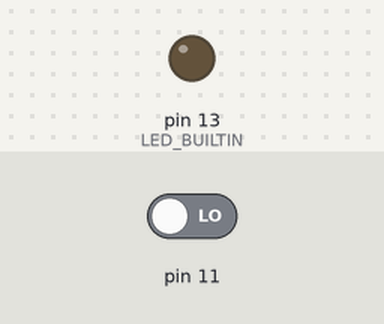
A sketch run on a simulated Arduino Uno, built with avr-gcc and run on an emulated ATmega328P. Shown: output pins drawn as LEDs (lit = HIGH). The inputs (shaded band) are chosen by the test bench; at power-on: pin 11 LOW.

Above: at 1.2 s.
1.3 s: pin 11 driven HIGH
At 1.9 s:
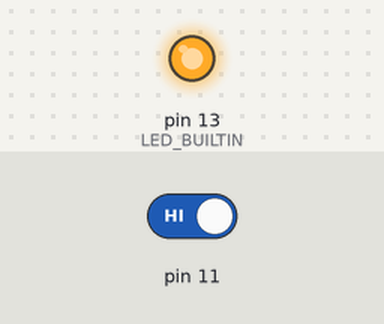
2.8 s: pin 11 driven LOW
At 4.2 s:
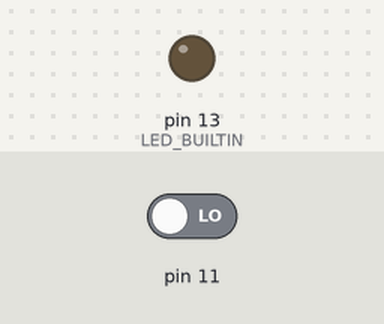
Timing chart, 0 to 5.8 s (numbered marks = the images above; inputs shaded):
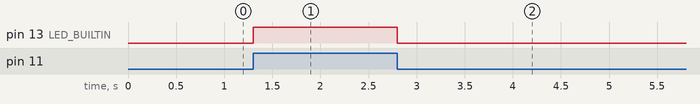

The sketch:

scorecounter_test.ino
```cpp
void setup() {
  // put your setup code here, to run once:
   pinMode(11, INPUT);
   pinMode(LED_BUILTIN, OUTPUT);
}

void loop() {
  if (digitalRead(11) == HIGH) {
    digitalWrite(LED_BUILTIN, HIGH);
  } else {
    digitalWrite(LED_BUILTIN, LOW);
  }

}
```

Measured:
- after the input at 1.3 s, pin 13 (LED_BUILTIN): LOW → HIGH at once
- after the input at 2.8 s, pin 13 (LED_BUILTIN): HIGH → LOW at once
